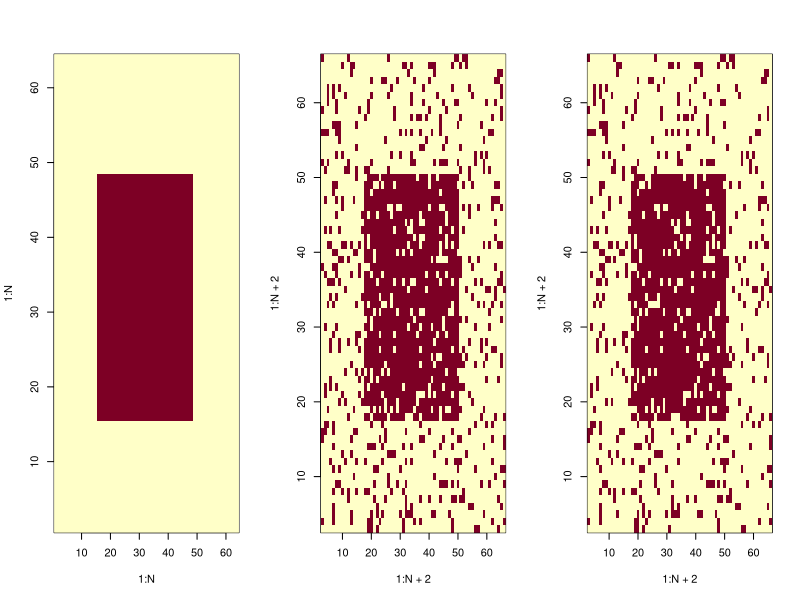
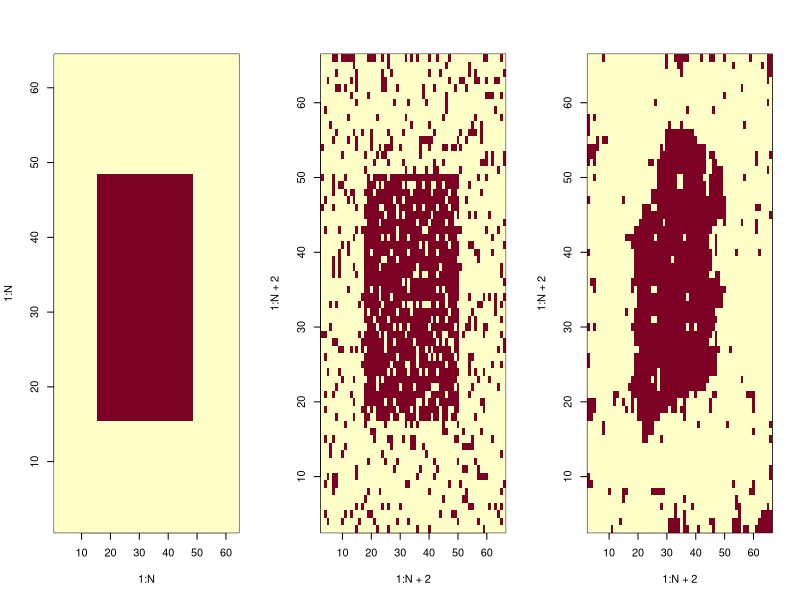
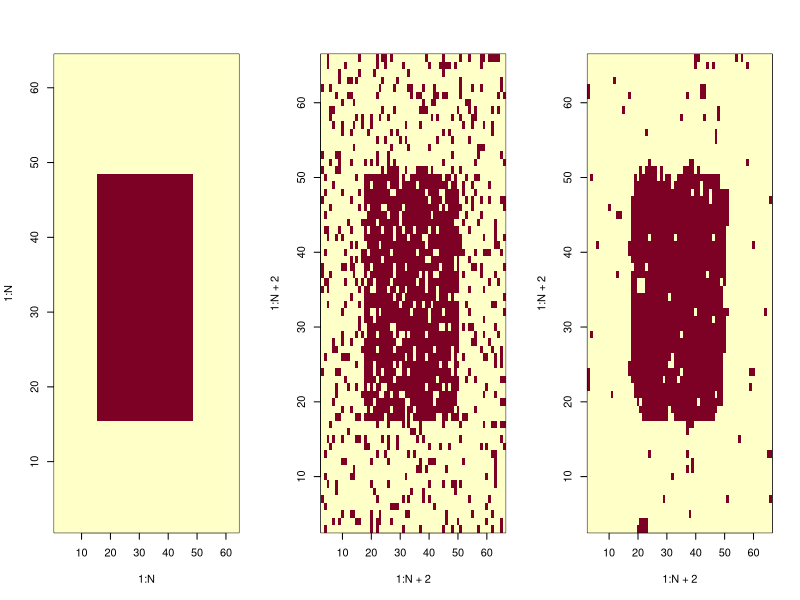
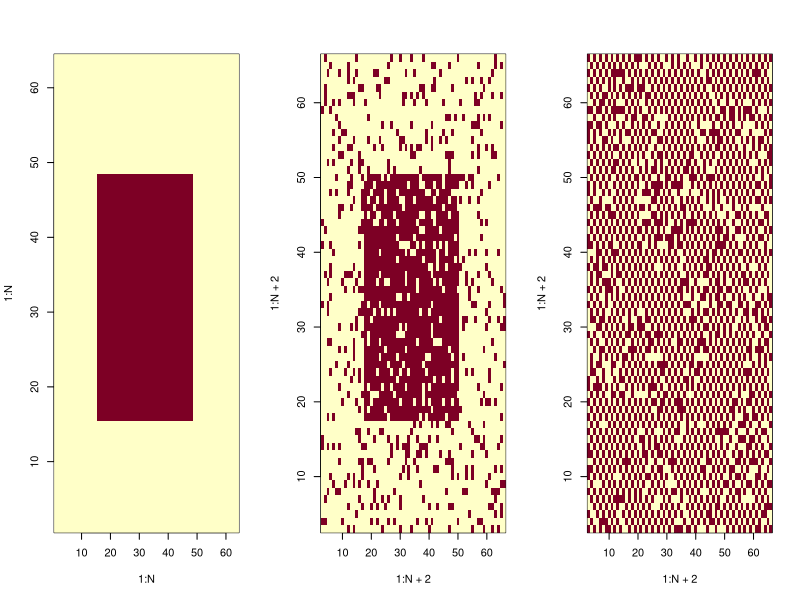
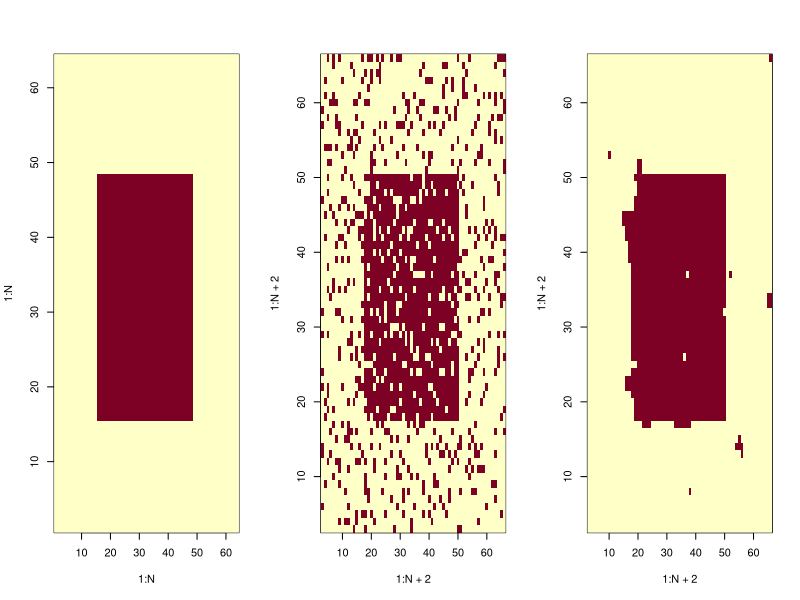

Write the R code that produced these figures, in order.
## ---- chunk 1
bruiteur=function(image, br, p){
  
  imgBr <- image #future image bruitée
  N <- dim(image)[1] #longueur de l'image
  bruit <- 0
  p <- 0.15
  #----binomiale----
  if(br== "rbinom"){bruit <- matrix(2*rbinom(N^2,1,1-p)-1,nrow=N,ncol=N)}
  
  #----poisson----
  
  #----normale----
  
  imgBr <- image*bruit
  return(imgBr)
}#func



imageGenerator=function(forme, N){
  
  img <- matrix(-1, nrow= N, ncol= N)
  
  #----rectangle----
  if(forme== "rectangle"){
    img[(N/4):(N*3/4),(N/4):(N*3/4)] <- 1}
  
  #----losange----
  if(forme== "losange"){
    for (i in 1:N){
      for (j in 1:N){
        img[i,j]=-1+2*(abs(i-j)<=N/4)*(abs(i+j-N)<=N/4)  
      }
    }#for
  }#if
  
  #----bande----
  if(forme=="bande"){
    for (j in 1:(N/2)){ img[,2*j]=rep(1,N) }
  }#if
  
  #----damier----
  #----triangle----
  #----cercle----
  
  return(img)
}#func



## ---- chunk 2
#algo de GibbsIsing
#voisinage à la main
#pas de correspondance
## ---- chunk 3
#algo de Metropolis
#voisinage à la main
#pas de correspondance

metropolisIsing=function(forme, N, beta, B, alpha, n, p){
	#fonction qui réalise l'algorithme de Gibbs sur une image bruitée img1 (à partir de img0),pour restaurer cette image.
	
	#----création de l'image parfaite img0----
	img0 = imageGenerator(forme, N)
	
	#----création d'une image auxiliaire img1, avec bord plus long et bruitage----
	img1 = matrix(0, nrow=N+2, ncol=N+2)
	img1[2:(N+1),2:(N+1)] = bruiteur(img0, "rbinom", p)
	img2 = img1 #image tampon
	img3 = img1 #mémoire du bruit initiale

	for(k in 1:n){ #n visites de pixels
	
		#----choix d'un pixel au hasard----
		i <- 1+ceiling(N*runif(1)) # indice entre 2 et N+1
		j <- 1+ceiling(N*runif(1))
		
		#----tirage nouvelle valeure candidate----
		img2[i,j] = -img1[i,j]
	
		#----voisinage----
		v = img1[i+1,j] + img1[i-1,j] + img1[i,j+1] + img1[i,j-1]
	
		#----potentiels----
		U1 = -B*img1[i,j]-img1[i,j]*(beta*v + alpha*img3[i,j])#potentiel actuel
		U2 = -B*img2[i,j]-img2[i,j]*(beta*v + alpha*img3[i,j])#potentiel candidat
	
		#----test----
		dU = U2-U1
		p <- exp(-U2)
		
		if(runif(1)<=p){img1[i,j]= -img1[i,j]}#on change la valeur du pixel
		else{img2[i,j] <- img1[i,j]} #on garde la valeur du pixel
	}#for
	
	#----affichage----
	img3 <- img3[2:(N+1),2:(N+1)] #on retire le contour
	img1 <- img1[2:(N+1),2:(N+1)]
	
	par(mfrow=c(1,3))
	image(1:N,1:N,img0)#image initiale
	image(1:N+2,1:N+2,img3)#image bruitée
	image(1:N+2,1:N+2,img1)#image restaurée
  
}#func

## ---- chunk 4
metropolisIsing("rectangle", 64, 1, 0, 5, 10^5, 0.3)
## ---- chunk 5
metropolisIsing("rectangle", 64, 1, 0, 0, 2*10^5, 0.3)
## ---- chunk 6
metropolisIsing("rectangle", 64, 1, 0, 0.6, 10^5, 0.3)
## ---- chunk 7
metropolisIsing("rectangle", 64, -1, 0, 0.6, 10^5, 0.3)
## ---- chunk 8
recuitMetro=function(forme, N, beta, B, alpha, L, n, p){
  
  #----création de l'image parfaite img0----
  img0 = imageGenerator(forme, N)
  
  #----création d'une image auxiliaire img1, avec bord plus long et bruitage----
  img1 = matrix(0, nrow=N+2, ncol=N+2)
  img1[2:(N+1),2:(N+1)] = bruiteur(img0, "rbinom", p)
  img2 = img1 #image tampon
  img3 = img1 #mémoire du bruit initiale
  
  for(k in 1:n){
    
    #---recuit des parametres----
    t <- 1/log(k)
    Br <- B/t
    betar <- beta/t
    alphar <- alpha/t    
    
    #----choix d'un site---
    i <- 1+ceiling(N*runif(1)) # indice entre 2 et N+1
    j <- 1+ceiling(N*runif(1))
    
    #----tirage nouvelle valeure candidate----
    img2[i,j] = -img1[i,j]
    
    #----voisinage----
    v = img1[i+1,j] + img1[i-1,j] + img1[i,j+1] + img1[i,j-1]
    
    #----potentiels----
    U1 = -Br*img1[i,j]-img1[i,j]*(betar*v + alphar*img3[i,j])#potentiel actuel
    U2 = -Br*img2[i,j]-img2[i,j]*(betar*v + alphar*img3[i,j])#potentiel candidat
    
    #----test----
    dU = U2-U1
    p <- exp(-U2)
    if(runif(1)<=p){img1[i,j]= -img1[i,j]}
    else{img2[i,j] <- img1[i,j]} #sinon on ne change pas
  }#for
  
  #----affichage----
  img3 <- img3[2:(N+1),2:(N+1)] #on retire les contours
  img1 <- img1[2:(N+1),2:(N+1)]
  par(mfrow=c(1,3))
  image(1:N,1:N,img0)#image initiale
  image(1:N+2,1:N+2,img3)#image bruitée
  image(1:N+2,1:N+2,img1)#image restaurée

}#func
## ---- chunk 9
recuitMetro("rectangle", 64, 1, 0, 0.6, 1, 2*10^4, 0.3)
## ---- chunk 10
#peut être afficher le code, mais on pourrait juste donner le résultat, et les images.

## ---- chunk 11
#metropolisIsing("ligne", 64, 1, 0, 1, 10, 10^4, 0.15)

## ---- chunk 12

## ---- chunk 13
#algo qui va bien
## ---- chunk 14
#algo qui va bien
## ---- chunk 15
#algo modifié
